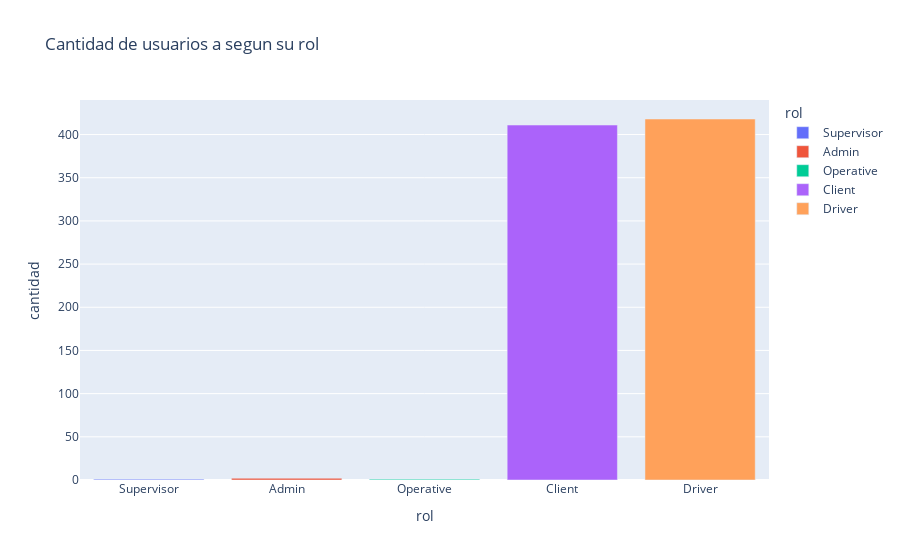

Source (notebook cell):
### Markdown cell above
### ¿Que se puede decir de los usuarios?

De los usuarios del sistema se observa que existen `6` roles en el sistema
- Driver
- Client
- Supervisor
- Operative
- Admin

De los cuales predominan los usuarios de tipo `driver` y `client`
al mismo tiempo se hace notar que existen `4` usuarios de tipo extraordinario desactivados

### Code cell
filteredActiveUsersDF = usersDF.filter(pl.col('status') == 1)
resultActive = filteredActiveUsersDF.group_by('rol').agg(pl.count('rol').alias('cantidad'))
resultActive

usersFig = px.bar(resultActive, x="rol", y="cantidad", color="rol", title="Cantidad de usuarios a segun su rol")
usersFig.show()

### Figure 1 — Plotly figure (JSON) as saved in the notebook; plotly's stock layout.template omitted (floating-point values rounded to 4 significant figures)
{"data": [{"alignmentgroup": "True", "hovertemplate": "rol=%{x}<br>cantidad=%{y}<extra></extra>", "legendgroup": "Supervisor", "marker": {"color": "#636efa", "pattern": {"shape": ""}}, "name": "Supervisor", "offsetgroup": "Supervisor", "orientation": "v", "showlegend": true, "textposition": "auto", "type": "bar", "x": ["Supervisor"], "xaxis": "x", "y": [1], "yaxis": "y"}, {"alignmentgroup": "True", "hovertemplate": "rol=%{x}<br>cantidad=%{y}<extra></extra>", "legendgroup": "Admin", "marker": {"color": "#EF553B", "pattern": {"shape": ""}}, "name": "Admin", "offsetgroup": "Admin", "orientation": "v", "showlegend": true, "textposition": "auto", "type": "bar", "x": ["Admin"], "xaxis": "x", "y": [2], "yaxis": "y"}, {"alignmentgroup": "True", "hovertemplate": "rol=%{x}<br>cantidad=%{y}<extra></extra>", "legendgroup": "Operative", "marker": {"color": "#00cc96", "pattern": {"shape": ""}}, "name": "Operative", "offsetgroup": "Operative", "orientation": "v", "showlegend": true, "textposition": "auto", "type": "bar", "x": ["Operative"], "xaxis": "x", "y": [1], "yaxis": "y"}, {"alignmentgroup": "True", "hovertemplate": "rol=%{x}<br>cantidad=%{y}<extra></extra>", "legendgroup": "Client", "marker": {"color": "#ab63fa", "pattern": {"shape": ""}}, "name": "Client", "offsetgroup": "Client", "orientation": "v", "showlegend": true, "textposition": "auto", "type": "bar", "x": ["Client"], "xaxis": "x", "y": [411], "yaxis": "y"}, {"alignmentgroup": "True", "hovertemplate": "rol=%{x}<br>cantidad=%{y}<extra></extra>", "legendgroup": "Driver", "marker": {"color": "#FFA15A", "pattern": {"shape": ""}}, "name": "Driver", "offsetgroup": "Driver", "orientation": "v", "showlegend": true, "textposition": "auto", "type": "bar", "x": ["Driver"], "xaxis": "x", "y": [418], "yaxis": "y"}], "layout": {"barmode": "relative", "legend": {"title": {"text": "rol"}, "tracegroupgap": 0}, "title": {"text": "Cantidad de usuarios a segun su rol"}, "xaxis": {"anchor": "y", "categoryarray": ["Supervisor", "Admin", "Operative", "Client", "Driver"], "categoryorder": "array", "domain": [0, 1], "title": {"text": "rol"}}, "yaxis": {"anchor": "x", "domain": [0, 1], "title": {"text": "cantidad"}}}}
